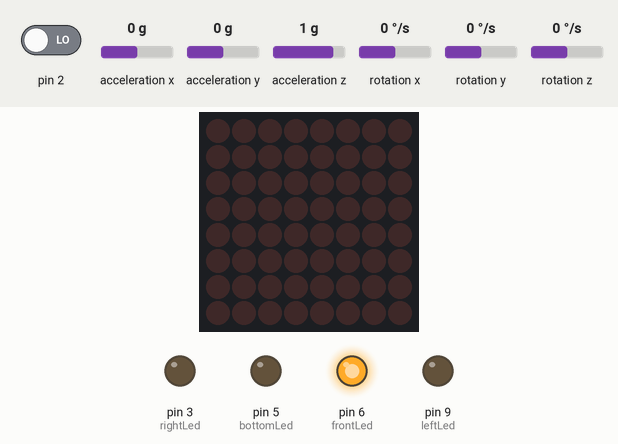
The sketch below on a simulated Arduino Uno, built with avr-gcc and run on an emulated ATmega328P. Shown: 8×8 LED matrix, output pins drawn as LEDs (lit = HIGH). The test bench sets the inputs (shaded band); at power-on: acceleration y 0 g, pin 2 LOW, acceleration x 0 g, acceleration z 1 g, rotation x 0 °/s, rotation y 0 °/s, rotation z 0 °/s. The sensor or clock chip raises its interrupt line as the real part does.

Above: at 1.7 s.
1.8 s: acceleration y set to -0.4 g
At 2.1 s:
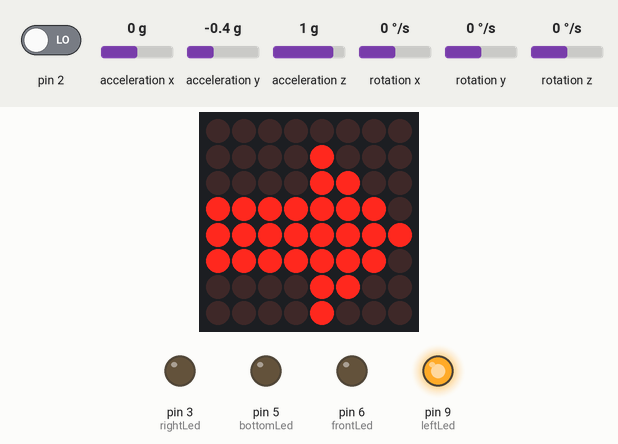
3.3 s: acceleration y set to 0.8 g
At 4.3 s:
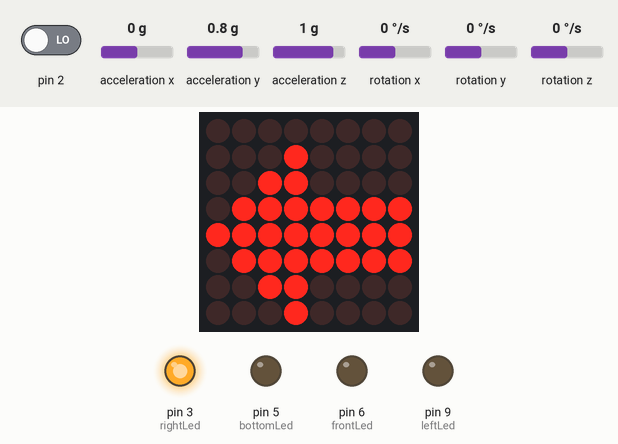
4.8 s: acceleration y set to 0.5 g
6.3 s: acceleration y set to 0.2 g
At 6.6 s:
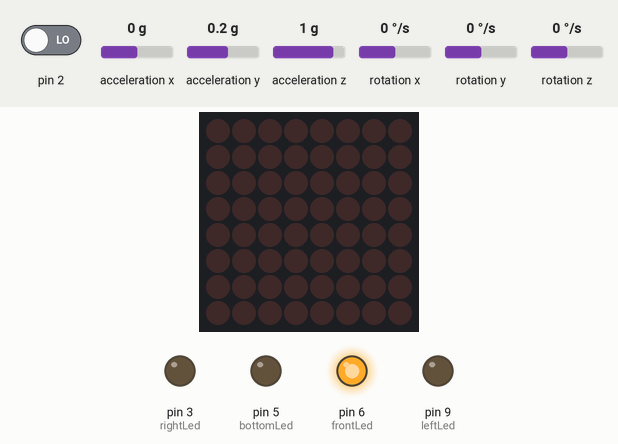
7.8 s: acceleration y set to -1.4 g
At 8.9 s:
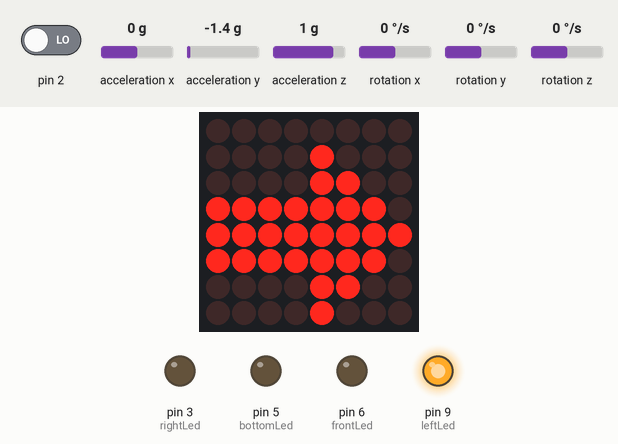
9.3 s: acceleration y set to 0 g
At 10.2 s:
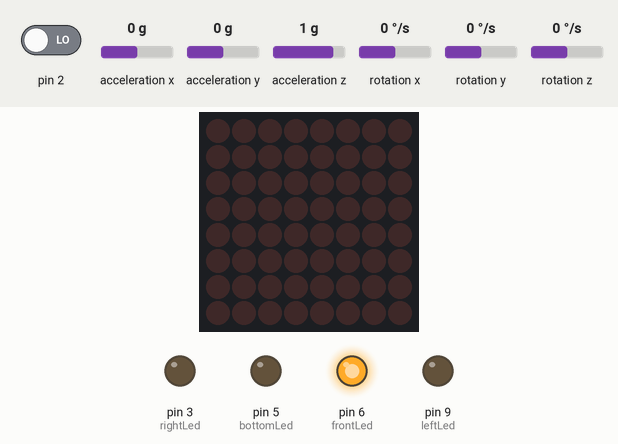
Timing chart, 0 to 11.8 s (numbered marks = the images above; inputs shaded):
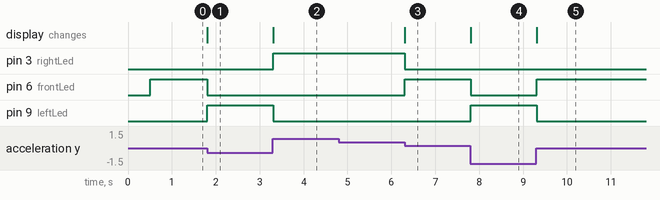

The sketch:

smart_helmet.ino
```cpp
#define SIMPLE_IMPLEMENTATION true

const int rightLed  = 3;
const int bottomLed = 5;
const int frontLed = 6;
const int leftLed = 9;
long int lastPrintTime;
#include "LedControl.h"
byte leftArrow[8]={0x00,0x08,0x0c,0xfe,0xff,0xfe,0x0c,0x08};
byte rightArrow[8]={0x00,0x10,0x30,0x7f,0xff,0x7f,0x30,0x10};
LedControl lc=LedControl(12,11,10,1);
typedef struct
{
  byte pin;
  byte positionInsideGroup;
  char thePosition; // Left, Right, Up, Down
  byte minAngle;
  byte maxAngle;
} ledConfig;

ledConfig leds[] = {
  {3, 1, 'u', 5, 15},
  {12, 2, 'u', 16, 30},
  {11, 3, 'u', 31, 45},
  {5, 1, 'd', 5, 15},
  {6, 2, 'd', 16, 30},
  {7, 3, 'd', 31, 45},
  {6, 1, 'r', 5, 23},
  {9, 2, 'r', 24, 45},
  {10, 1, 'l', 5, 23},
  {4, 2, 'l', 24, 45},
};

#include "I2Cdev.h"
#include "MPU6050_6Axis_MotionApps20.h"
#if I2CDEV_IMPLEMENTATION == I2CDEV_ARDUINO_WIRE
#include "Wire.h"
#endif

MPU6050 mpu;

bool dmpReady = false;  // set true if DMP init was successful
uint8_t mpuIntStatus;   // holds actual interrupt status byte from MPU
uint8_t devStatus;      // return status after each device operation (0 = success, !0 = error)
uint16_t packetSize;    // expected DMP packet size (default is 42 bytes)
uint16_t fifoCount;     // count of all bytes currently in FIFO
uint8_t fifoBuffer[64]; // FIFO storage buffer

// orientation/motion vars
Quaternion q;           // [w, x, y, z]         quaternion container
VectorInt16 aa;         // [x, y, z]            accel sensor measurements
VectorInt16 aaReal;     // [x, y, z]            gravity-free accel sensor measurements
VectorInt16 aaWorld;    // [x, y, z]            world-frame accel sensor measurements
VectorFloat gravity;    // [x, y, z]            gravity vector
float euler[3];         // [psi, theta, phi]    Euler angle container
float ypr[3];           // [yaw, pitch, roll]   yaw/pitch/roll container and gravity vector
volatile bool mpuInterrupt = false;     // indicates whether MPU interrupt pin has gone high

void setup()
{
#if I2CDEV_IMPLEMENTATION == I2CDEV_ARDUINO_WIRE
  Wire.begin();
  // TWBR = 24; // 400kHz I2C clock (200kHz if CPU is 8MHz)
#elif I2CDEV_IMPLEMENTATION == I2CDEV_BUILTIN_FASTWIRE
  Fastwire::setup(400, true);
#endif

  //Serial.begin(115200);
  //while (!Serial); // wait for Leonardo enumeration, others continue immediately
  ////Serial.println(F("Initializing I2C devices..."));
  mpu.initialize();
  //Serial.println(F("Testing device connections..."));
  //Serial.println(mpu.testConnection() ? F("MPU6050 connection successful") : F("MPU6050 connection failed"));
  //Serial.println(F("Initializing DMP..."));
  devStatus = mpu.dmpInitialize();
  mpu.setXGyroOffset(220);
  mpu.setYGyroOffset(76);
  mpu.setZGyroOffset(-85);
  mpu.setZAccelOffset(1788); // 1688 factory default for my test chip
  if (devStatus == 0) {
    // turn on the DMP, now that it's ready
    //Serial.println(F("Enabling DMP..."));
    mpu.setDMPEnabled(true);
    //Serial.println(F("Enabling interrupt detection (Arduino external interrupt 0)..."));
    attachInterrupt(0, dmpDataReady, RISING);
    mpuIntStatus = mpu.getIntStatus();
    //Serial.println(F("DMP ready! Waiting for first interrupt..."));
    dmpReady = true;
    packetSize = mpu.dmpGetFIFOPacketSize();
  } else {
    //Serial.print(F("DMP Initialization failed (code "));
    //Serial.print(devStatus);
    //Serial.println(F(")"));
  }
  if (SIMPLE_IMPLEMENTATION) {
    initializeLEDsSimple();
  } else {
    initializeLEDsMultiple();
  }
  lastPrintTime = millis();
  lc.shutdown(0,false);
  /* Set the brightness to a medium values */
  lc.setIntensity(0,3);
  /* and clear the display */
  lc.clearDisplay(0);
}

void loop()
{
  if (!dmpReady) return;
  mpuInterrupt = false;
  mpuIntStatus = mpu.getIntStatus();
  fifoCount = mpu.getFIFOCount();
  if ((mpuIntStatus & 0x10) || fifoCount == 1024) {
    mpu.resetFIFO();
    //Serial.println(F("FIFO overflow!"));
  } else if (mpuIntStatus & 0x02) {
    while (fifoCount < packetSize) {
      fifoCount = mpu.getFIFOCount();
    }
    mpu.getFIFOBytes(fifoBuffer, packetSize);
    fifoCount -= packetSize;
    mpu.dmpGetQuaternion(&q, fifoBuffer);
    mpu.dmpGetGravity(&gravity, &q);
    mpu.dmpGetYawPitchRoll(ypr, &q, &gravity);
    int x = ypr[0] * 180 / M_PI;
    int y = ypr[1] * 180 / M_PI;
    int z = ypr[2] * 180 / M_PI;

    ////Serial.print(y); //Serial.print("\t");
    ////Serial.print(z); //Serial.print("\t");
    ////Serial.println(x);
    if (SIMPLE_IMPLEMENTATION) {
      flashLEDsSimple(x, y, z);
    } else {
      flashLEDsMultiple(x, y, z);
    }
  }
}

void initializeLEDsSimple()
{
  pinMode(frontLed, OUTPUT);
  pinMode(bottomLed, OUTPUT);
  pinMode(rightLed, OUTPUT);
  pinMode(leftLed, OUTPUT);
}

void initializeLEDsMultiple()
{
  for (int i = 0; i < 10; i++) {
    pinMode(leds[i].pin, OUTPUT);
  }
}

void flashLEDsSimple(int x, int y, int z)
{
  if (z > 18) {
    digitalWrite(rightLed, HIGH);
    digitalWrite(leftLed, LOW);
    digitalWrite(frontLed, LOW);
    showRightArrow();
  }
  else if (z < -12) {
    digitalWrite(leftLed, HIGH);
    digitalWrite(rightLed, LOW);
    digitalWrite(frontLed, LOW);
    showLeftArrow();
  }
  else {
    digitalWrite(frontLed, HIGH);
    digitalWrite(rightLed, LOW);
    digitalWrite(leftLed, LOW);
    blankScreen();
  }
  // if (z > 0) {
  //     analogWrite(bottomLed, z*4);
  //     analogWrite(frontLed, 0);
  // } else {
  //     analogWrite(frontLed, z*4*-1);
  //     analogWrite(bottomLed, 0);
  // }
}

void flashLEDsMultiple(int x, int y, int z)
{
  for (int i = 0; i < 10; i++) {
    //Serial.print(z); //Serial.print(","); //Serial.print(leds[i].thePosition); //Serial.print(","); //Serial.println(leds[i].minAngle);
    bool modified = false;
    if (z < 0 && leds[i].thePosition == 'u' && abs(z) > leds[i].minAngle) {
      digitalWrite(leds[i].pin, HIGH);
      modified = true;
    }
    if (z > 0 && leds[i].thePosition == 'd' && abs(z) > leds[i].minAngle) {
      digitalWrite(leds[i].pin, HIGH);
      modified = true;
    }
    if (y < 0 && leds[i].thePosition == 'l' && abs(y) > leds[i].minAngle) {
      digitalWrite(leds[i].pin, HIGH);
      modified = true;
    }
    if (y > 0 && leds[i].thePosition == 'r' && abs(y) > leds[i].minAngle) {
      digitalWrite(leds[i].pin, HIGH);
      modified = true;
    }
    if (!modified) {
      digitalWrite(leds[i].pin, LOW);
    }
  }
}

void dmpDataReady()
{
  mpuInterrupt = true;
}

void showLeftArrow()
{
  for(int i=0;i<8;i++)
 {
    lc.setRow(0,i,leftArrow[i]);
 }
}

void showRightArrow()
{
  for(int i=0;i<8;i++)
 {
    lc.setRow(0,i,rightArrow[i]);
 }
}

void blankScreen()
{
  lc.clearDisplay(0);
}
```

Measured:
- the behaviour switches between -0.2 and -0.3 g on acceleration y (found by bisection; images 0 and 1)
- the behaviour switches between 0.4 and 0.3 g on acceleration y (found by bisection; images 2 and 3)
- after the input at 1.8 s, pin 6 (frontLed): HIGH → LOW at once; pin 9 (leftLed): LOW → HIGH at once; the display: changes at once (image 1)
- after the input at 3.3 s, pin 3 (rightLed): LOW → HIGH at once; pin 9 (leftLed): HIGH → LOW at once; the display: changes at once (image 2)
- after the input at 4.8 s, every drawn part: stays the same
- after the input at 6.3 s, pin 3 (rightLed): HIGH → LOW at once; pin 6 (frontLed): LOW → HIGH at once; the display: changes at once (image 3)
- after the input at 7.8 s, pin 6 (frontLed): HIGH → LOW at once; pin 9 (leftLed): LOW → HIGH at once; the display: changes at once (image 4)
- after the input at 9.3 s, pin 6 (frontLed): LOW → HIGH at once; pin 9 (leftLed): HIGH → LOW at once; the display: changes at once (image 5)
